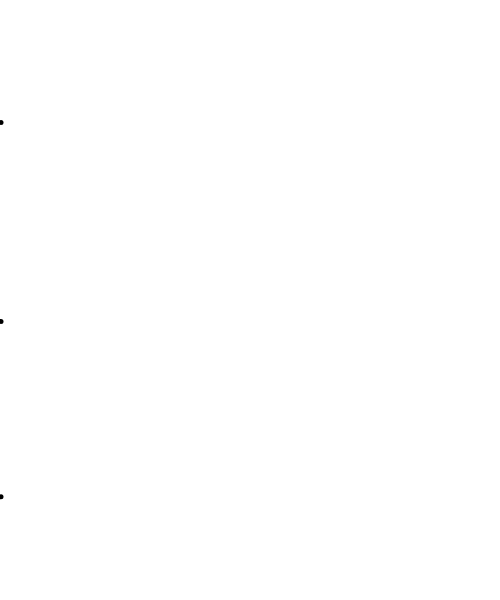
Frame 1 (no input)
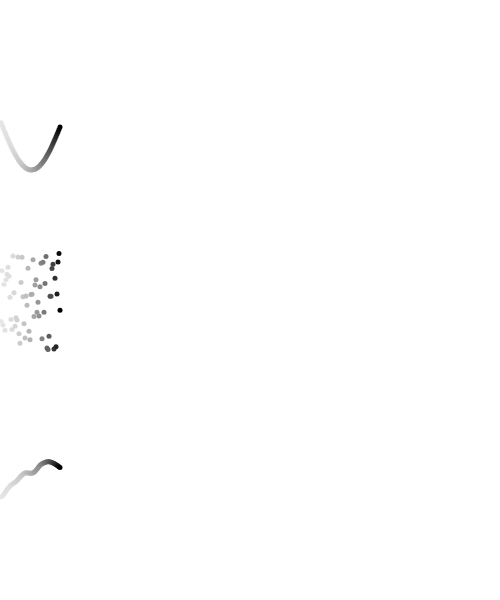
Frame 60 (no input)
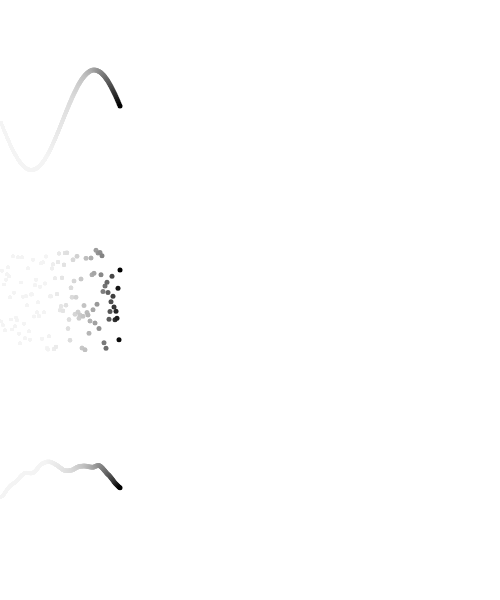
Frame 120 (the mouse pressed at the canvas centre since frame 60)

The p5.js sketch that drew these frames (run headless with seeded random() and noise() and a simulated clock; from frame 60 on, the mouse is pressed at the canvas centre):

// p5.js sketch
// ── sketch.js
function setup() {
  createCanvas(500,600);
  noStroke();
}

function draw() {
  background(255,10);
  
  //sin and cos
  var amp = 50;
  var freq = frameCount * 0.05;
  var sinVal = sin(freq) * amp;
  fill(0);
  ellipse(frameCount % width, height*0.2 + sinVal, 5,5);
  
  //random
  var amp = 50;
  var freq = frameCount * 0.015;
  var randomVal = random(-1,1) * amp;
  fill(0);
  ellipse(frameCount % width, height*0.5 + randomVal, 5,5);
  
  //noise
  var amp = 50;
  var freq = frameCount * 0.015;
  var noiseVal = map(noise(freq), 0,1,-1,1) * amp; //noise range is from 0 - 1
  fill(0);
  ellipse(frameCount % width, height*0.8 + noiseVal, 5,5);
}
